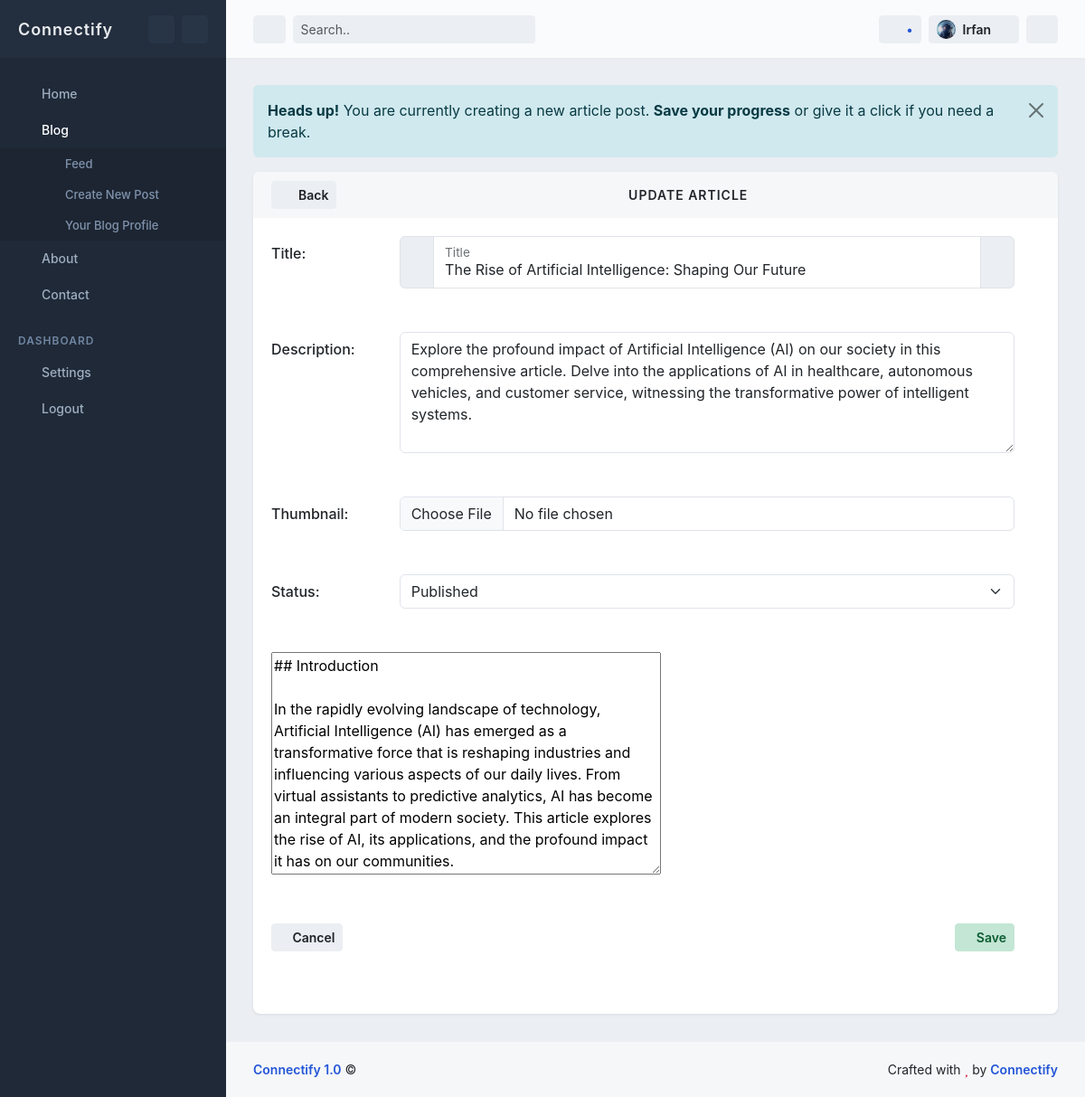
Before: /blog/post/4/update/ (signed in) with the older database file.
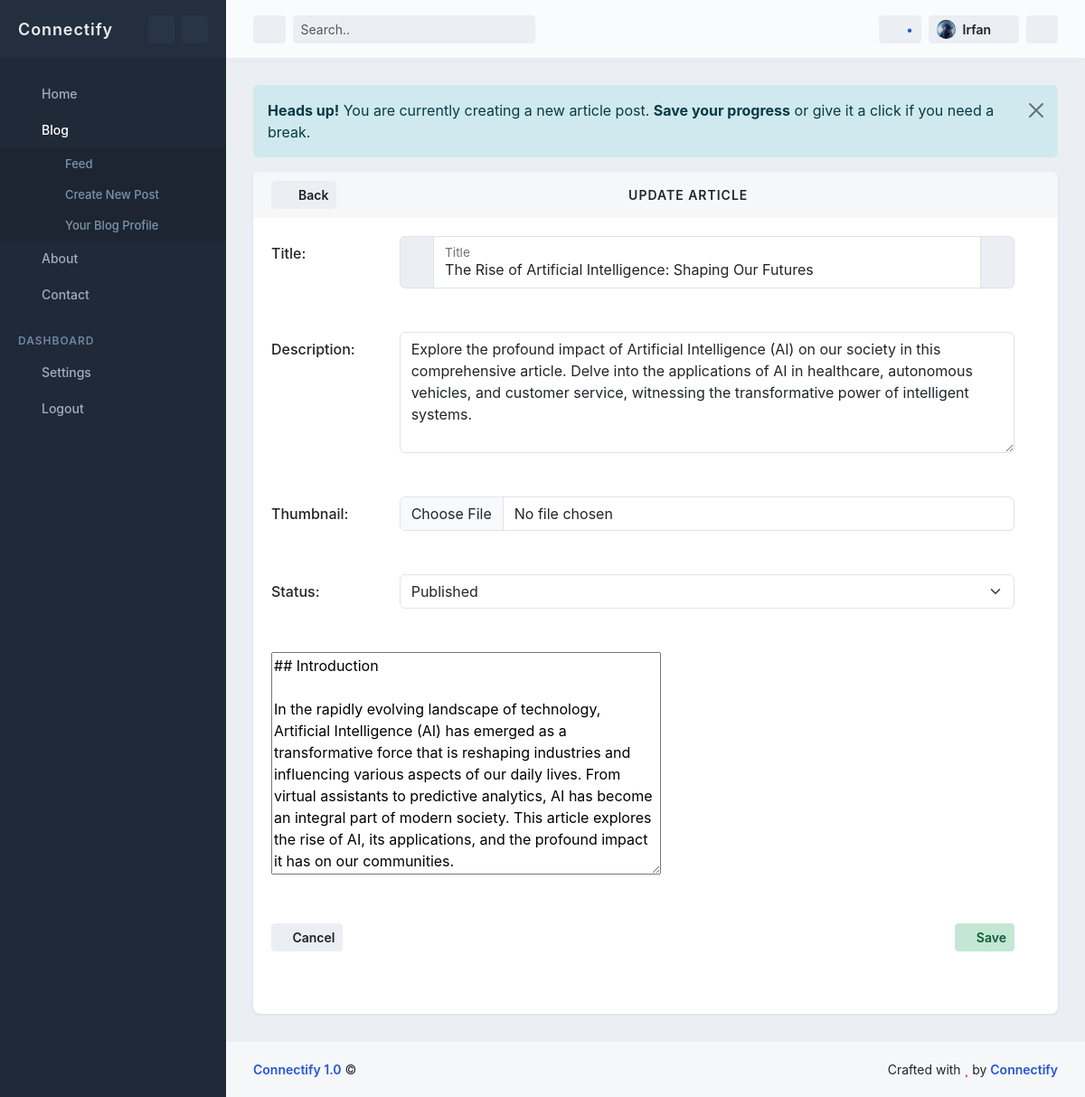
After: the same page with the newer database file.
### blog/models.py (models this page shows, shortened)
class Post(models.Model):
    STATUS_CHOICES = (
        ('draft', 'Draft'),
        ('published', 'Published'),
    )
    title = models.CharField(max_length=255)
    description = models.TextField(blank=True, help_text='Short description for post highlights')
    content = models.TextField()
    thumbnail = models.ImageField(
        upload_to=thumbnail_dir, default='posts/thumbnails/default_thumbnail.jpg', blank=True)
    author = models.ForeignKey(User, on_delete=models.CASCADE)
    created_at = models.DateTimeField(auto_now_add=True)
    updated_at = models.DateTimeField(auto_now=True)
    slug = models.SlugField(max_length=255, unique=True, editable=False)
    status = models.CharField(
        max_length=20, choices=STATUS_CHOICES, default='published')
    views = models.PositiveIntegerField(default=0, editable=False)
    likes = models.PositiveIntegerField(default=0, editable=False)
    class Meta:
        ordering = ['-created_at']

### blog/views.py (the view, shortened to what this page needs)
# urls.py: path('post/<int:pk>/update/', views.PostUpdateView.as_view(), name='post-update'),
class PostUpdateView(LoginRequiredMixin, UserPassesTestMixin, UpdateView):
    model = Post
    form_class = PostForm
    template_name = 'blog/post_form.html'
    success_url = reverse_lazy('post-detail')
    def test_func(self):
        post = self.get_object()
        return self.request.user == post.author

### blog/templates/blog/post_form.html (shortened to what the changed rows need)
{% extends 'connectify/app.html' %}
{% load static %}
{% load my_filters %}
{% block styles %}
<link rel="stylesheet" href="{% static 'assets/js/plugins/simplemde/simplemde.min.css' %}">
{% endblock styles %}
{% block content %}
<main id="main-container">
    <div class="content content-boxed">
        <div class="block block-rounded">
            <div class="block-content">
                <form method="POST" enctype="multipart/form-data" novalidate>
                    <div class="row push">
                        <div class="row mb-5">
                            <div class="col-sm-10">
                                <div class="input-group">
                                    <div class="form-floating">
                                        {{ form.title }}
                                        <label for="{{ form.title.auto_id }}">{{ form.title.label }}</label>
                                    </div>
                                </div>
                            </div>
                        </div>
                        <div class="row mb-5">
                            <div class="col-sm-10">
                                {{ form.description }}
                            </div>
                        </div>
                        <div class="row mb-5">
                            <div class="col-sm-10">
                                {{ form.thumbnail }}
                            </div>
                        </div>
                        <div class="row mb-5">
                            <div class="col-sm-10">
                                {{ form.status }}
                            </div>
                        </div>
                        <div class="row mb-5">
                            <div class="col-sm-12">{{ form.content }}</div>
                        </div>
                    </div>
                </form>
            </div>
        </div>
    </div>
</main>
{% endblock content %}

Changed rows visible on the page:
changed Post "Published": title "The Rise of Artificial Intelligence: Shaping Our Future" → "The Rise of Artificial Intelligence: Shaping Our Futures"
